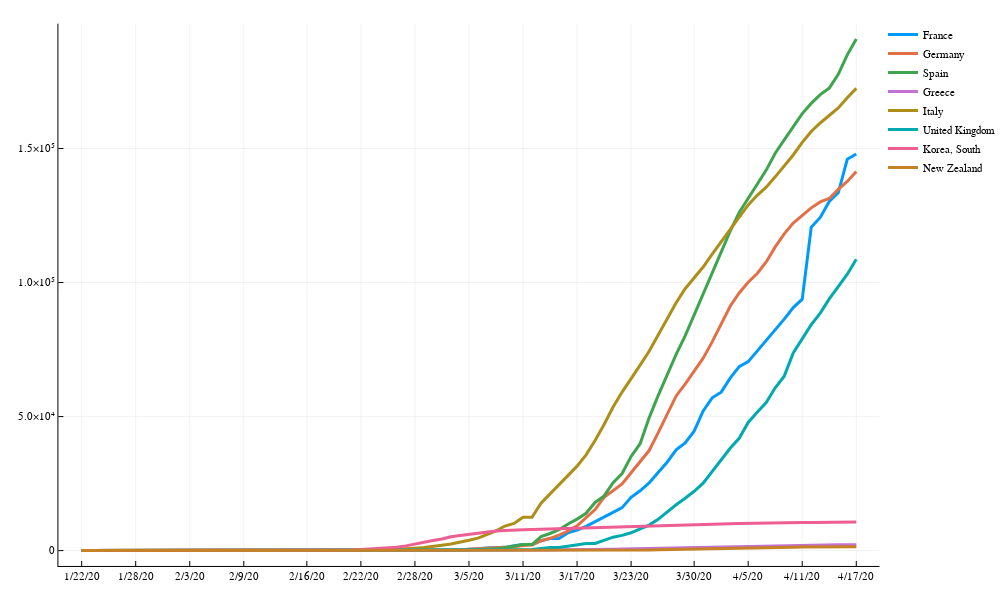

Notebook source saved alongside this figure:
### Markdown cell above
Or, we could look at other countries (note that there is a subtelity here that becomes somewhat fiddly when data for dependencies or states/provinces/regions are given seperately. Also, the US is not here, they're in a seperate file.

### Code cell
plot(ddays,x,label=othercountries,lw=3,size=(1000,600))
